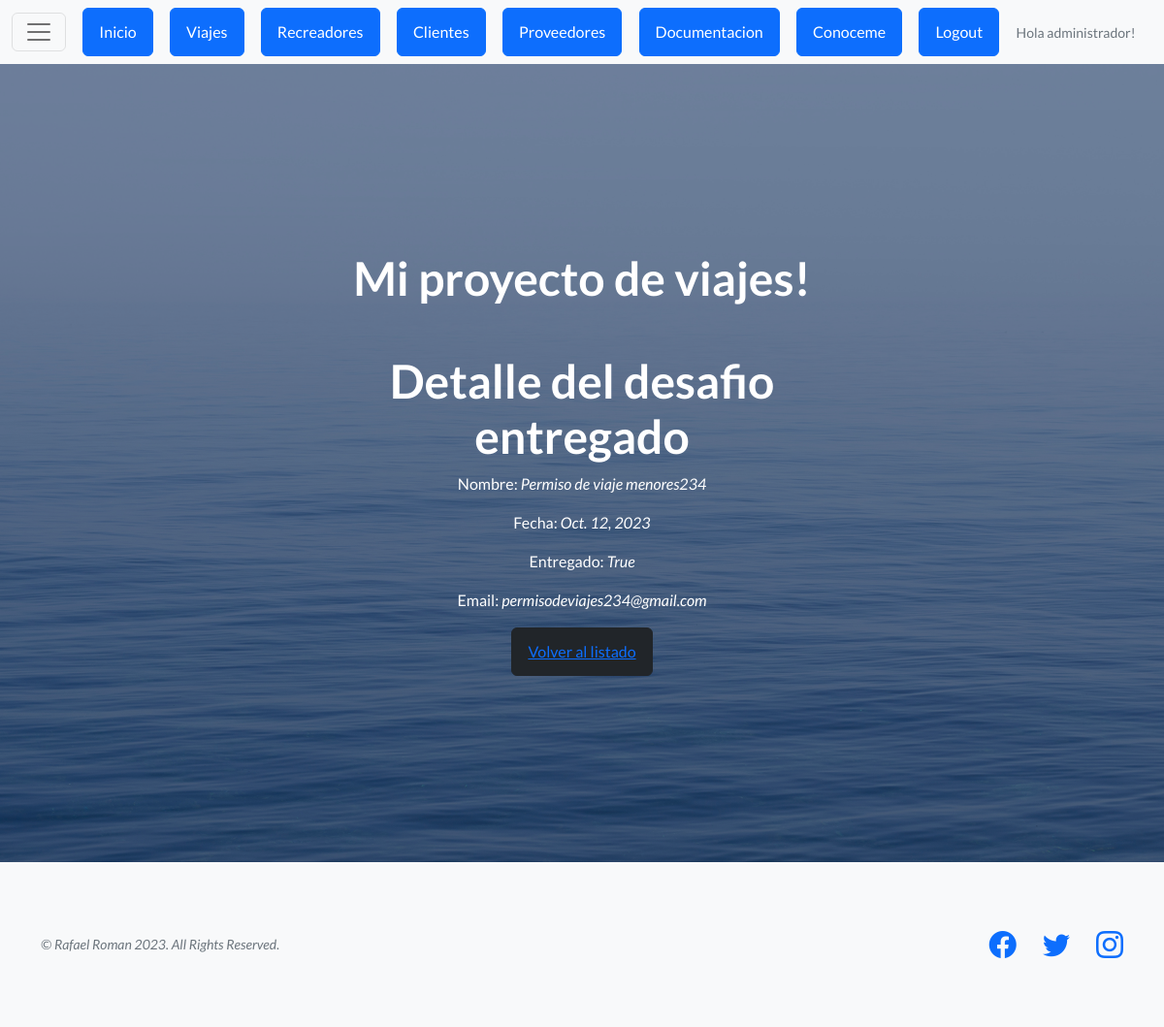
The app's page /proyecto/documentacion/detail//9/ (signed in) with its own data.
### appexcursiones/models.py (models this page shows, shortened)
class Documentacion(models.Model):
    nombre = models.CharField(max_length=50)
    fechatope = models.DateField()
    entregado = models.BooleanField()
    email= models.EmailField(max_length=80)

### appexcursiones/views.py (the view)
# urls.py: path('documentacion/detail//<pk>/',  views.DocumentacionDetail.as_view(), name="proyecto-documentacion-detail"),
class DocumentacionDetail(DetailView):
    model = Documentacion
    template_name = "Appnuevo/documentacion_detail.html"

### appexcursiones/templates/Appnuevo/documentacion_detail.html
{% extends "Appnuevo/base.html" %}
{% load static %}
{% block contenido %}
<h1>Detalle del desafio entregado</h1>
<p>Nombre: <i>{{documentacion.nombre}}</i></p>
<p>Fecha: <i>{{documentacion.fechatope}}</i></p>
<p>Entregado: <i>{{documentacion.entregado}}</i></p>
<p>Email: <i>{{documentacion.email}}</p>
<button type="button" class="btn btn-dark"><a href="{% url 'proyecto-documentacion-list' %}">Volver al listado</a>
{% endblock contenido %}

### appexcursiones/templates/Appnuevo/base.html (shortened to what this page needs)
<!DOCTYPE html>
<html lang="en">
    <head>
        {% load static %}
        <link href="https://cdn.jsdelivr.net/npm/bootstrap-icons@1.5.0/font/bootstrap-icons.css" rel="stylesheet" type="text/css" />
        <link href="{% static 'Appnueva/css/styles.css' %}" rel="stylesheet" />
    </head>
    <body>
        <nav class="navbar navbar-light bg-light static-top">
            <div class="container-fluid">
                <button class="navbar-toggler" type="button" data-bs-toggle="collapse" data-bs-target="#navbarTogglerDemo01" aria-controls="navbarTogglerDemo01" aria-expanded="false" aria-label="Toggle navigation">
                 <span class="navbar-toggler-icon"></span>
                </button>
                <a class="btn btn-primary" href="{% url 'proyecto-inicio' %}">Inicio</a>
                <a class="btn btn-primary" href="{% url 'proyecto-viajes' %}">Viajes</a>
                <a class="btn btn-primary" href="{% url 'proyecto-recreadores-list' %}">Recreadores</a>
                <a class="btn btn-primary" href="{% url 'proyecto-clientes-list' %}">Clientes</a>
                <a class="btn btn-primary" href="{% url 'proyecto-proveedores-list' %}">Proveedores</a>
                <a class="btn btn-primary" href="{% url 'proyecto-documentacion-list' %}">Documentacion</a>
                <a class="btn btn-primary" href="{% url 'appdos-conoceme' %}">Conoceme</a>
                {% if request.user.is_authenticated %}
                    <a class="btn btn-primary" href="{% url 'auth-logout' %}">Logout</a>
                    <p class="small text-muted mb-4 mb-lg-0">Hola {{request.user.username}}!</p>
                {% else %}
                    <a class="btn btn-primary" href="{% url 'auth-login' %}">Login</a>
                    <p class="small text-muted mb-4 mb-lg-0">Hola Visitante</p>
                {% endif %}
            </div>
        </nav>
        <header class="masthead">
            <div class="container position-relative">
                <div class="row justify-content-center">
                    <div class="col-xl-6">
                        <div class="text-center text-white">
                            <h1 class="mb-5">Mi proyecto de viajes!</h1>
                            {% block  contenido %}
                            {% endblock  %}
                        </div>
                    </div>
                </div>
            </div>
        </header>
        <footer class="footer bg-light">
            <div class="container">
                <div class="row">
                    <div class="col-lg-6 h-100 text-center text-lg-start my-auto">
                        <p class="text-muted small mb-4 mb-lg-0">&copy; Rafael Roman 2023. All Rights Reserved.</p>
                    </div>
                    <div class="col-lg-6 h-100 text-center text-lg-end my-auto">
                        <ul class="list-inline mb-0">
                            <li class="list-inline-item me-4">
                                <a href="#!"><i class="bi-facebook fs-3"></i></a>
                            </li>
                            <li class="list-inline-item me-4">
                                <a href="#!"><i class="bi-twitter fs-3"></i></a>
                            </li>
                            <li class="list-inline-item">
                                <a href="#!"><i class="bi-instagram fs-3"></i></a>
                            </li>
                        </ul>
                    </div>
                </div>
            </div>
        </footer>
    </body>
</html>

### records on screen
Documentacion: nombre "Permiso de viaje menores234", fechatope "Oct. 12, 2023", entregado "True", email "permisodeviajes234@gmail.com"

### other values on screen
{{ request.user.username }} "administrador"
